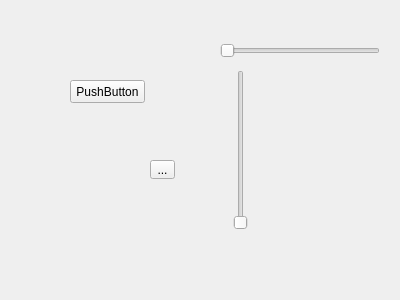
<?xml version="1.0" encoding="UTF-8"?>
<ui version="4.0">
 <class>Form</class>
 <widget class="QWidget" name="Form">
  <property name="geometry">
   <rect>
    <x>0</x>
    <y>0</y>
    <width>400</width>
    <height>300</height>
   </rect>
  </property>
  <property name="windowTitle">
   <string>Form</string>
  </property>
  <widget class="QPushButton" name="pushButton">
   <property name="geometry">
    <rect>
     <x>70</x>
     <y>80</y>
     <width>75</width>
     <height>23</height>
    </rect>
   </property>
   <property name="text">
    <string>PushButton</string>
   </property>
  </widget>
  <widget class="QToolButton" name="toolButton">
   <property name="geometry">
    <rect>
     <x>150</x>
     <y>160</y>
     <width>25</width>
     <height>19</height>
    </rect>
   </property>
   <property name="text">
    <string>...</string>
   </property>
  </widget>
  <widget class="QSlider" name="verticalSlider">
   <property name="geometry">
    <rect>
     <x>230</x>
     <y>70</y>
     <width>22</width>
     <height>160</height>
    </rect>
   </property>
   <property name="orientation">
    <enum>Qt::Vertical</enum>
   </property>
  </widget>
  <widget class="QSlider" name="horizontalSlider">
   <property name="geometry">
    <rect>
     <x>220</x>
     <y>40</y>
     <width>160</width>
     <height>22</height>
    </rect>
   </property>
   <property name="orientation">
    <enum>Qt::Horizontal</enum>
   </property>
  </widget>
 </widget>
 <resources/>
 <connections/>
</ui>
